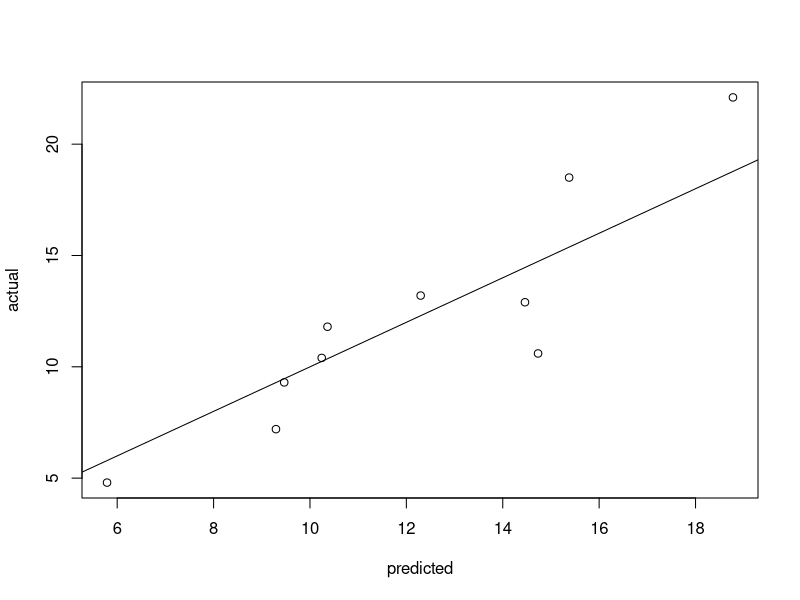
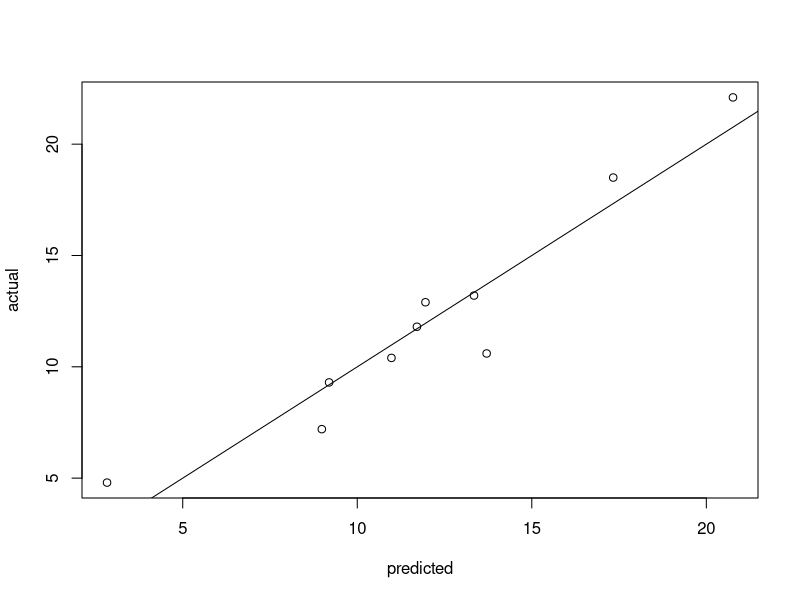

These charts were generated, in order, by the following R code:
setwd("C:\\Users\\Dhanushguntha\\Desktop\\dalabpractice")
lr<-read.csv("p5.csv",header=TRUE,sep=",")

lr<-lr[1:10,]
lr
tv <-mean(lr$TV)
rad <- mean(lr$radio)
sale <- mean(lr$sales)
tv
rad
sale

#TV
num<-0
den<-0
for(i in 1:nrow(lr)){
  num =num + (lr[i,1] - tv) * (lr[i,4] - sale)
  den = den + ((lr[i,1] - tv) ^ 2)
  # print(i)
}

num
den
b1<- num/den
b1
summary(lm(sales~TV,data=lr))

#radio
num<-0
den<-0

for(i in 1:nrow(lr)){
  num =num + (lr[i,2] - rad) * (lr[i,4] - sale)
  den = den + ((lr[i,2] - rad) ^ 2)
  # print(i)
}
num
den
b2<- num/den
b2
summary(lm(sales~radio,data=lr))

#b0
b0<-sale-(b1*tv )-(b2*rad)
b0
summary(lm(sales~radio,data=lr))

lr$pred1<-b0 + ( b1 * lr$TV)  + ( b2  * lr$radio )
k<-lr$pred1
rss <- 0
for (i in 1:nrow(lr)){
  rss=rss+(lr[i,4]-k[i])^2
  #print(rss)
}
rss

rse <- sqrt(rss/(nrow(lr)-3))     #p=2 n-2-1=n-3
rse

tss<- 0
for (i in 1:nrow(lr)){
  tss=tss+(lr[i,4]-sale)^2
  #print(tss)
}
tss

r_sqr <- 1 - rss / tss
r_sqr


x1<- readline(prompt="Enter TV Budget: ")
# convert character into integer
x1 <- as.integer(x1)
x1

x2<- readline(prompt="Enter Radio Budget: ")
x2 <- as.integer(x2)
x2

y <- b0 + b1 * x1 + b2 * x2
y


mod1<-lm(sales~TV+radio+newspaper,data=lr)
summary(mod1)
lr$pred2<-predict(mod1,data.frame(TV=c(lr$TV),radio=c(lr$radio),newspaper=c(lr$newspaper)))
lr
#lr$pred2=predict(mod1,data.frame(TV=200,radio=20,newspaper=30))
#lr
plot(lr$pred1,lr$sales,xlab="predicted",ylab="actual")
abline(a=0,b=1)
plot(lr$pred2,lr$sales,
     xlab="predicted",ylab="actual")
abline(a=0,b=1)
b1
b2
lr

